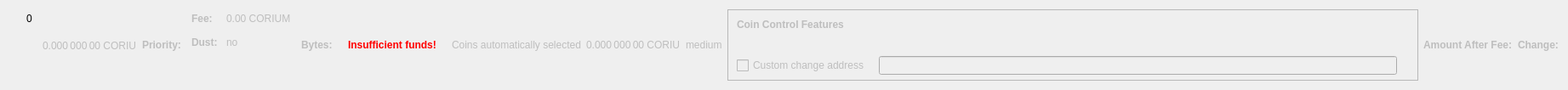
    <widget class="QWidget" name="dummyHideWidget" native="true">
     <property name="maximumSize">
      <size>
       <width>100</width>
       <height>22</height>
      </size>
     </property>
     <layout class="QHBoxLayout" name="dummyHideLayout">
      <item>
       <layout class="QFormLayout" name="formLayoutCoinControl1">
        <property name="horizontalSpacing">
         <number>10</number>
        </property>
        <property name="verticalSpacing">
         <number>14</number>
        </property>
        <property name="leftMargin">
         <number>10</number>
        </property>
        <property name="topMargin">
         <number>4</number>
        </property>
        <property name="rightMargin">
         <number>6</number>
        </property>
        <item row="0" column="1">
         <widget class="QLabel" name="labelCoinControlBytes">
          <property name="cursor">
           <cursorShape>IBeamCursor</cursorShape>
          </property>
          <property name="contextMenuPolicy">
           <enum>Qt::ActionsContextMenu</enum>
          </property>
          <property name="text">
           <string notr="true">0</string>
          </property>
          <property name="textInteractionFlags">
           <set>Qt::LinksAccessibleByMouse|Qt::TextSelectableByKeyboard|Qt::TextSelectableByMouse</set>
          </property>
         </widget>
        </item>
       </layout>
      </item>
      <item>
       <widget class="QLabel" name="labelCoinControlAfterFee">
        <property name="enabled">
         <bool>false</bool>
        </property>
        <property name="sizePolicy">
         <sizepolicy hsizetype="Fixed" vsizetype="Fixed">
          <horstretch>0</horstretch>
          <verstretch>0</verstretch>
         </sizepolicy>
        </property>
        <property name="minimumSize">
         <size>
          <width>111</width>
          <height>12</height>
         </size>
        </property>
        <property name="maximumSize">
         <size>
          <width>111</width>
          <height>12</height>
         </size>
        </property>
        <property name="cursor">
         <cursorShape>IBeamCursor</cursorShape>
        </property>
        <property name="contextMenuPolicy">
         <enum>Qt::ActionsContextMenu</enum>
        </property>
        <property name="text">
         <string notr="true">0.000 000 00 CORIUM</string>
        </property>
        <property name="textInteractionFlags">
         <set>Qt::LinksAccessibleByMouse|Qt::TextSelectableByKeyboard|Qt::TextSelectableByMouse</set>
        </property>
       </widget>
      </item>
      <item>
       <widget class="QLabel" name="labelCoinControlPriorityText">
        <property name="enabled">
         <bool>false</bool>
        </property>
        <property name="font">
         <font>
          <weight>75</weight>
          <bold>true</bold>
         </font>
        </property>
        <property name="text">
         <string>Priority:</string>
        </property>
       </widget>
      </item>
      <item>
       <layout class="QHBoxLayout" name="horizontalLayout"/>
      </item>
      <item>
       <layout class="QFormLayout" name="formLayoutCoinControl3">
        <property name="horizontalSpacing">
         <number>10</number>
        </property>
        <property name="verticalSpacing">
         <number>14</number>
        </property>
        <property name="leftMargin">
         <number>6</number>
        </property>
        <property name="topMargin">
         <number>4</number>
        </property>
        <property name="rightMargin">
         <number>6</number>
        </property>
        <item row="0" column="0">
         <widget class="QLabel" name="labelCoinControlFeeText">
          <property name="enabled">
           <bool>false</bool>
          </property>
          <property name="font">
           <font>
            <weight>75</weight>
            <bold>true</bold>
           </font>
          </property>
          <property name="text">
           <string>Fee:</string>
          </property>
          <property name="margin">
           <number>0</number>
          </property>
         </widget>
        </item>
        <item row="0" column="1">
         <widget class="QLabel" name="labelCoinControlFee">
          <property name="enabled">
           <bool>false</bool>
          </property>
          <property name="cursor">
           <cursorShape>IBeamCursor</cursorShape>
          </property>
          <property name="contextMenuPolicy">
           <enum>Qt::ActionsContextMenu</enum>
          </property>
          <property name="text">
           <string notr="true">0.00 CORIUM</string>
          </property>
          <property name="textInteractionFlags">
           <set>Qt::LinksAccessibleByMouse|Qt::TextSelectableByKeyboard|Qt::TextSelectableByMouse</set>
          </property>
         </widget>
        </item>
        <item row="1" column="0">
         <widget class="QLabel" name="labelCoinControlLowOutputText">
          <property name="enabled">
           <bool>false</bool>
          </property>
          <property name="font">
           <font>
            <weight>75</weight>
            <bold>true</bold>
           </font>
          </property>
          <property name="text">
           <string>Dust:</string>
          </property>
         </widget>
        </item>
        <item row="1" column="1">
         <widget class="QLabel" name="labelCoinControlLowOutput">
          <property name="enabled">
           <bool>false</bool>
          </property>
          <property name="cursor">
           <cursorShape>IBeamCursor</cursorShape>
          </property>
          <property name="contextMenuPolicy">
           <enum>Qt::ActionsContextMenu</enum>
          </property>
          <property name="text">
           <string>no</string>
          </property>
          <property name="textInteractionFlags">
           <set>Qt::LinksAccessibleByMouse|Qt::TextSelectableByKeyboard|Qt::TextSelectableByMouse</set>
          </property>
         </widget>
        </item>
       </layout>
      </item>
      <item>
       <widget class="QLabel" name="labelCoinControlBytesText">
        <property name="enabled">
         <bool>false</bool>
        </property>
        <property name="font">
         <font>
          <weight>75</weight>
          <bold>true</bold>
         </font>
        </property>
        <property name="text">
         <string>Bytes:</string>
        </property>
       </widget>
      </item>
      <item>
       <layout class="QFormLayout" name="formLayoutCoinControl2">
        <property name="horizontalSpacing">
         <number>10</number>
        </property>
        <property name="verticalSpacing">
         <number>14</number>
        </property>
        <property name="leftMargin">
         <number>6</number>
        </property>
        <property name="topMargin">
         <number>4</number>
        </property>
        <property name="rightMargin">
         <number>6</number>
        </property>
       </layout>
      </item>
      <item>
       <layout class="QHBoxLayout" name="horizontalLayoutCoinControl2">
        <property name="spacing">
         <number>8</number>
        </property>
        <property name="bottomMargin">
         <number>10</number>
        </property>
       </layout>
      </item>
      <item>
       <widget class="QLabel" name="labelCoinControlInsuffFunds">
        <property name="enabled">
         <bool>false</bool>
        </property>
        <property name="minimumSize">
         <size>
          <width>0</width>
          <height>0</height>
         </size>
        </property>
        <property name="font">
         <font>
          <weight>75</weight>
          <bold>true</bold>
         </font>
        </property>
        <property name="styleSheet">
         <string notr="true">color:red;font-weight:bold;</string>
        </property>
        <property name="text">
         <string>Insufficient funds!</string>
        </property>
        <property name="margin">
         <number>5</number>
        </property>
       </widget>
      </item>
      <item>
       <layout class="QFormLayout" name="formLayoutCoinControl4">
        <property name="horizontalSpacing">
         <number>10</number>
        </property>
        <property name="verticalSpacing">
         <number>14</number>
        </property>
        <property name="leftMargin">
         <number>6</number>
        </property>
        <property name="topMargin">
         <number>4</number>
        </property>
        <property name="rightMargin">
         <number>6</number>
        </property>
       </layout>
      </item>
      <item>
       <widget class="QLabel" name="labelCoinControlAutomaticallySelected">
        <property name="enabled">
         <bool>false</bool>
        </property>
        <property name="sizePolicy">
         <sizepolicy hsizetype="Fixed" vsizetype="Fixed">
          <horstretch>0</horstretch>
          <verstretch>0</verstretch>
         </sizepolicy>
        </property>
        <property name="minimumSize">
         <size>
          <width>0</width>
          <height>0</height>
         </size>
        </property>
        <property name="maximumSize">
         <size>
          <width>240</width>
          <height>16777215</height>
         </size>
        </property>
        <property name="text">
         <string>Coins automatically selected</string>
        </property>
        <property name="margin">
         <number>5</number>
        </property>
       </widget>
      </item>
      <item>
       <widget class="QLabel" name="labelCoinControlChange">
        <property name="enabled">
         <bool>false</bool>
        </property>
        <property name="sizePolicy">
         <sizepolicy hsizetype="Fixed" vsizetype="Fixed">
          <horstretch>0</horstretch>
          <verstretch>0</verstretch>
         </sizepolicy>
        </property>
        <property name="minimumSize">
         <size>
          <width>111</width>
          <height>0</height>
         </size>
        </property>
        <property name="maximumSize">
         <size>
          <width>111</width>
          <height>16777215</height>
         </size>
        </property>
        <property name="cursor">
         <cursorShape>IBeamCursor</cursorShape>
        </property>
        <property name="contextMenuPolicy">
         <enum>Qt::ActionsContextMenu</enum>
        </property>
        <property name="text">
         <string notr="true">0.000 000 00 CORIUM</string>
        </property>
        <property name="textInteractionFlags">
         <set>Qt::LinksAccessibleByMouse|Qt::TextSelectableByKeyboard|Qt::TextSelectableByMouse</set>
        </property>
       </widget>
      </item>
      <item>
       <widget class="QLabel" name="labelCoinControlPriority">
        <property name="enabled">
         <bool>false</bool>
        </property>
        <property name="cursor">
         <cursorShape>IBeamCursor</cursorShape>
        </property>
        <property name="contextMenuPolicy">
         <enum>Qt::ActionsContextMenu</enum>
        </property>
        <property name="text">
         <string>medium</string>
        </property>
        <property name="textInteractionFlags">
         <set>Qt::LinksAccessibleByMouse|Qt::TextSelectableByKeyboard|Qt::TextSelectableByMouse</set>
        </property>
       </widget>
      </item>
      <item>
       <widget class="QFrame" name="frameCoinControl">
        <property name="sizePolicy">
         <sizepolicy hsizetype="Expanding" vsizetype="Expanding">
          <horstretch>0</horstretch>
          <verstretch>0</verstretch>
         </sizepolicy>
        </property>
        <property name="maximumSize">
         <size>
          <width>16777215</width>
          <height>16777215</height>
         </size>
        </property>
        <property name="frameShape">
         <enum>QFrame::StyledPanel</enum>
        </property>
        <property name="frameShadow">
         <enum>QFrame::Sunken</enum>
        </property>
        <layout class="QVBoxLayout" name="verticalLayoutCoinControl2_2">
         <property name="spacing">
          <number>0</number>
         </property>
         <property name="leftMargin">
          <number>0</number>
         </property>
         <property name="topMargin">
          <number>0</number>
         </property>
         <property name="rightMargin">
          <number>0</number>
         </property>
         <property name="bottomMargin">
          <number>6</number>
         </property>
         <item>
          <layout class="QVBoxLayout" name="verticalLayoutCoinControl" stretch="0,0,0,1">
           <property name="spacing">
            <number>0</number>
           </property>
           <property name="leftMargin">
            <number>10</number>
           </property>
           <property name="topMargin">
            <number>10</number>
           </property>
           <item>
            <layout class="QHBoxLayout" name="horizontalLayoutCoinControl1">
             <property name="bottomMargin">
              <number>15</number>
             </property>
             <item>
              <widget class="QLabel" name="labelCoinControlFeatures">
               <property name="enabled">
                <bool>false</bool>
               </property>
               <property name="sizePolicy">
                <sizepolicy hsizetype="Preferred" vsizetype="Maximum">
                 <horstretch>0</horstretch>
                 <verstretch>0</verstretch>
                </sizepolicy>
               </property>
               <property name="font">
                <font>
                 <weight>75</weight>
                 <bold>true</bold>
                </font>
               </property>
               <property name="styleSheet">
                <string notr="true">font-weight:bold;</string>
               </property>
               <property name="text">
                <string>Coin Control Features</string>
               </property>
              </widget>
             </item>
            </layout>
           </item>
           <item>
            <widget class="QWidget" name="widgetCoinControl" native="true">
             <property name="sizePolicy">
              <sizepolicy hsizetype="Preferred" vsizetype="Preferred">
               <horstretch>0</horstretch>
               <verstretch>0</verstretch>
              </sizepolicy>
             </property>
             <property name="minimumSize">
              <size>
               <width>0</width>
               <height>0</height>
              </size>
             </property>
             <property name="styleSheet">
              <string notr="true"/>
             </property>
             <layout class="QHBoxLayout" name="horizontalLayoutCoinControl5_2">
              <property name="leftMargin">
               <number>0</number>
              </property>
              <property name="topMargin">
               <number>0</number>
              </property>
              <property name="rightMargin">
               <number>0</number>
              </property>
              <property name="bottomMargin">
               <number>0</number>
              </property>
              <item>
               <layout class="QHBoxLayout" name="horizontalLayoutCoinControl3">
                <property name="spacing">
                 <number>20</number>
                </property>
                <property name="topMargin">
                 <number>0</number>
                </property>
                <property name="bottomMargin">
                 <number>10</number>
                </property>
               </layout>
              </item>
             </layout>
            </widget>
           </item>
           <item>
            <layout class="QHBoxLayout" name="horizontalLayoutCoinControl4" stretch="0,0,0">
             <property name="spacing">
              <number>12</number>
             </property>
             <property name="sizeConstraint">
              <enum>QLayout::SetDefaultConstraint</enum>
             </property>
             <property name="topMargin">
              <number>5</number>
             </property>
             <property name="rightMargin">
              <number>5</number>
             </property>
             <item>
              <widget class="QCheckBox" name="checkBoxCoinControlChange">
               <property name="enabled">
                <bool>false</bool>
               </property>
               <property name="toolTip">
                <string>If this is activated, but the change address is empty or invalid, change will be sent to a newly generated address.</string>
               </property>
               <property name="text">
                <string>Custom change address</string>
               </property>
              </widget>
             </item>
             <item>
              <widget class="QValidatedLineEdit" name="lineEditCoinControlChange">
               <property name="enabled">
                <bool>false</bool>
               </property>
               <property name="sizePolicy">
                <sizepolicy hsizetype="Expanding" vsizetype="Fixed">
                 <horstretch>0</horstretch>
                 <verstretch>0</verstretch>
                </sizepolicy>
               </property>
              </widget>
             </item>
             <item>
              <widget class="QLabel" name="labelCoinControlChangeLabel_2">
               <property name="sizePolicy">
                <sizepolicy hsizetype="Preferred" vsizetype="Expanding">
                 <horstretch>0</horstretch>
                 <verstretch>0</verstretch>
                </sizepolicy>
               </property>
               <property name="minimumSize">
                <size>
                 <width>0</width>
                 <height>0</height>
                </size>
               </property>
               <property name="text">
                <string/>
               </property>
               <property name="margin">
                <number>3</number>
               </property>
              </widget>
             </item>
            </layout>
           </item>
           <item>
            <spacer name="verticalSpacerCoinControl">
             <property name="orientation">
              <enum>Qt::Vertical</enum>
             </property>
             <property name="sizeHint" stdset="0">
              <size>
               <width>800</width>
               <height>1</height>
              </size>
             </property>
            </spacer>
           </item>
          </layout>
         </item>
        </layout>
       </widget>
      </item>
      <item>
       <widget class="QLabel" name="labelCoinControlAfterFeeText">
        <property name="enabled">
         <bool>false</bool>
        </property>
        <property name="minimumSize">
         <size>
          <width>0</width>
          <height>0</height>
         </size>
        </property>
        <property name="maximumSize">
         <size>
          <width>16777215</width>
          <height>16777215</height>
         </size>
        </property>
        <property name="font">
         <font>
          <weight>75</weight>
          <bold>true</bold>
         </font>
        </property>
        <property name="text">
         <string>Amount After Fee:</string>
        </property>
        <property name="alignment">
         <set>Qt::AlignLeading|Qt::AlignLeft|Qt::AlignVCenter</set>
        </property>
        <property name="margin">
         <number>0</number>
        </property>
       </widget>
      </item>
      <item>
       <widget class="QLabel" name="labelCoinControlChangeText">
        <property name="enabled">
         <bool>false</bool>
        </property>
        <property name="sizePolicy">
         <sizepolicy hsizetype="Preferred" vsizetype="Preferred">
          <horstretch>0</horstretch>
          <verstretch>0</verstretch>
         </sizepolicy>
        </property>
        <property name="minimumSize">
         <size>
          <width>0</width>
          <height>0</height>
         </size>
        </property>
        <property name="maximumSize">
         <size>
          <width>16777215</width>
          <height>16777215</height>
         </size>
        </property>
        <property name="font">
         <font>
          <weight>75</weight>
          <bold>true</bold>
         </font>
        </property>
        <property name="text">
         <string>Change:</string>
        </property>
        <property name="alignment">
         <set>Qt::AlignLeading|Qt::AlignLeft|Qt::AlignVCenter</set>
        </property>
       </widget>
      </item>
     </layout>
    </widget>
